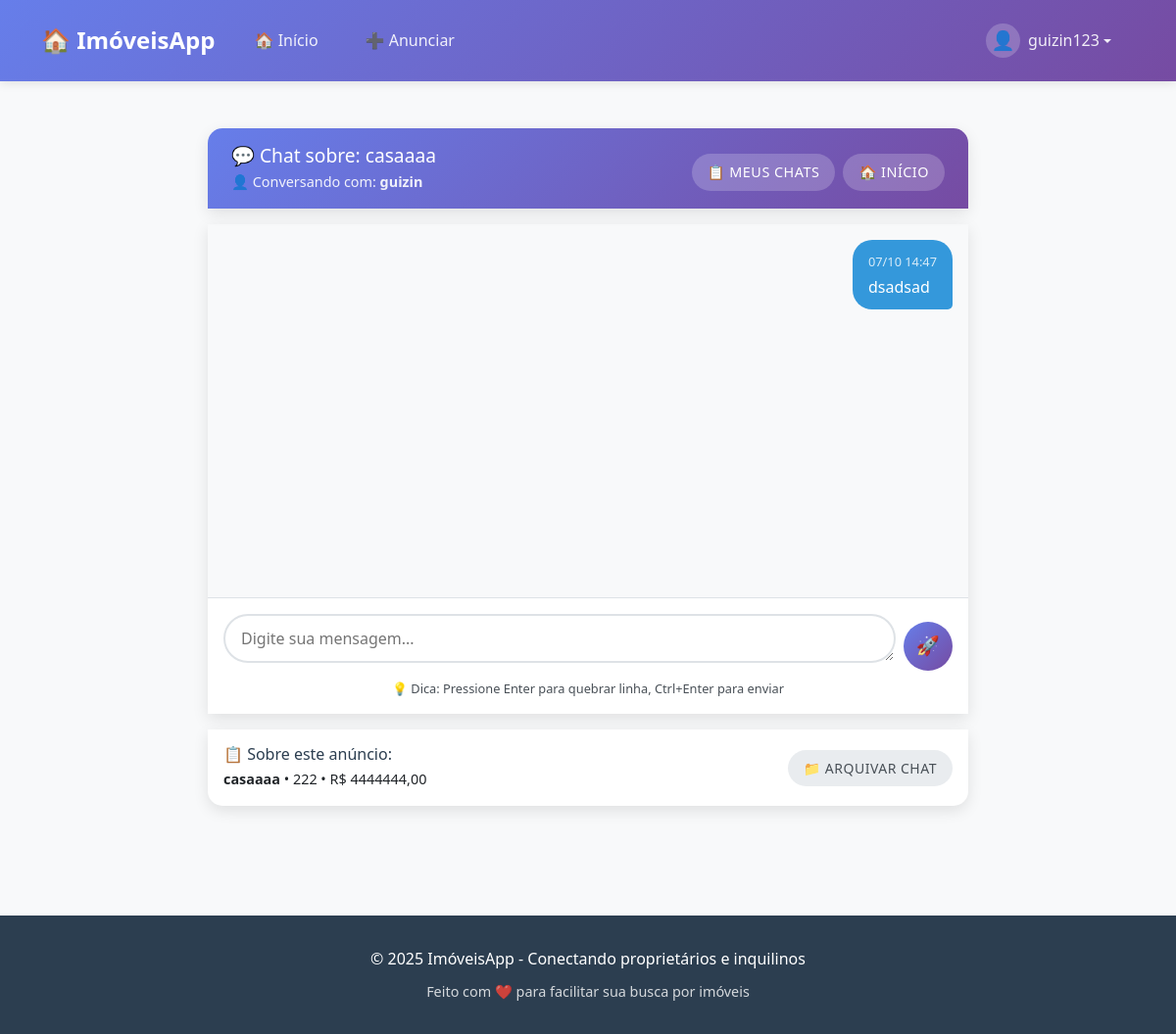
Page /chat/room/2/ (signed in) on the committed database.
### ads/models.py (models this page shows, shortened)
class WantedAd(models.Model):
       title = models.CharField(max_length=200, verbose_name="Título do Anúncio")
       description = models.TextField(verbose_name="Descrição")
       reward = models.DecimalField(max_digits=10, decimal_places=2, verbose_name="Recompensa", blank=True, null=True)
       category = models.CharField(max_length=100, verbose_name="Categoria", blank=True, null=True)
       location = models.CharField(max_length=200, verbose_name="Localização", blank=True, null=True)
       price = models.DecimalField(max_digits=10, decimal_places=2, verbose_name="Preço", blank=True, null=True)
       created_by = models.ForeignKey(User, on_delete=models.CASCADE, verbose_name="Criado por")
       created_at = models.DateTimeField(auto_now_add=True, verbose_name="Data de Criação")
       updated_at = models.DateTimeField(auto_now=True, verbose_name="Data de Atualização")
       is_active = models.BooleanField(default=True, verbose_name="Ativo")
       class Meta:
           verbose_name = "Anúncio de Procurado"
           verbose_name_plural = "Anúncios de Procurados"

class ChatMessage(models.Model):
    chat_room = models.ForeignKey(ChatRoom, on_delete=models.CASCADE, related_name='messages', verbose_name="Sala de Chat")
    sender = models.ForeignKey(User, on_delete=models.CASCADE, verbose_name="Remetente")
    message = models.TextField(verbose_name="Mensagem")
    created_at = models.DateTimeField(auto_now_add=True, verbose_name="Enviado em")
    is_read = models.BooleanField(default=False, verbose_name="Lida")
    class Meta:
        ordering = ['created_at']
        verbose_name = "Mensagem"
        verbose_name_plural = "Mensagens"

### ads/views.py (the view, shortened to what this page needs)
# urls.py: path('chat/room/<int:room_id>/', views.chat_room, name='chat_room'),
@login_required
def chat_room(request, room_id):
    chat_room = get_object_or_404(ChatRoom, id=room_id)
    if request.user not in [chat_room.participant_1, chat_room.participant_2]:
        messages.error(request, '🚫 Você não tem permissão para acessar este chat.')
        return redirect('index')
    ChatMessage.objects.filter(
        chat_room=chat_room,
        is_read=False
    ).exclude(sender=request.user).update(is_read=True)
    chat_messages = chat_room.messages.all().order_by('-created_at')[:50]
    chat_messages = reversed(chat_messages)  # Inverte para mostrar mais antigas primeiro
    other_participant = chat_room.get_other_participant(request.user)
    context = {
        'chat_room': chat_room,
        'chat_messages': chat_messages,
        'other_participant': other_participant,
        'ad': chat_room.ad,
    }
    return render(request, 'chat/chat_room.html', context)

### ads/models.py (called while the page is built)
    def get_other_participant(self, user):
        if user == self.participant_1:
            return self.participant_2
        return self.participant_1

### templates/chat/chat_room.html (shortened to what this page needs)
{% extends 'base.html' %}
{% block content %}
<div class="container" style="max-width: 800px; margin: 1rem auto;">
    <div class="card" style="margin-bottom: 1rem; position: sticky; top: 0; z-index: 10; border-radius: 15px 15px 0 0;">
        <div class="card-header" style="background: var(--gradiente); color: white; padding: 1rem 1.5rem;">
            <div style="display: flex; justify-content: space-between; align-items: center; flex-wrap: wrap;">
                <div style="flex: 1;">
                    <h4 style="margin: 0; font-size: 1.2rem;">
                        💬 Chat sobre: {{ ad.title }}
                    </h4>
                    <div style="font-size: 0.9rem; opacity: 0.9; margin-top: 0.25rem;">
                        👤 Conversando com: <strong>{{ other_participant.get_full_name|default:other_participant.username }}</strong>
                    </div>
                </div>
                <div style="display: flex; gap: 0.5rem; margin-top: 0.5rem;">
                    <a href="{% url 'my_chats' %}" class="btn" style="background: rgba(255,255,255,0.2); color: white; padding: 0.5rem 1rem; border-radius: 20px; text-decoration: none; font-size: 0.9rem;">
                        📋 Meus Chats
                    </a>
                    <a href="{% url 'index' %}" class="btn" style="background: rgba(255,255,255,0.2); color: white; padding: 0.5rem 1rem; border-radius: 20px; text-decoration: none; font-size: 0.9rem;">
                        🏠 Início
                    </a>
                </div>
            </div>
        </div>
    </div>
    <div class="card" style="margin-bottom: 1rem; min-height: 400px; border-radius: 0;">
        <div class="card-body" style="padding: 0; display: flex; flex-direction: column; height: 500px;">
            <div id="messages-container" style="flex: 1; overflow-y: auto; padding: 1rem; background: var(--cor-primaria);">
                {% if chat_messages %}
                    {% for message in chat_messages %}
                    <div class="message-bubble" style="margin-bottom: 1rem; display: flex; {% if message.sender == request.user %}justify-content: flex-end;{% else %}justify-content: flex-start;{% endif %}">
                        <div style="max-width: 70%; {% if message.sender == request.user %}background: var(--cor-link); color: white; border-radius: 20px 20px 5px 20px;{% else %}background: white; color: var(--cor-texto); border-radius: 20px 20px 20px 5px; box-shadow: 0 2px 5px var(--sombra);{% endif %} padding: 0.75rem 1rem;">
                            <div style="font-size: 0.8rem; opacity: 0.8; margin-bottom: 0.25rem; {% if message.sender == request.user %}text-align: right;{% endif %}">
                                {{ message.created_at|date:"d/m H:i" }}
                            </div>
                            <div style="line-height: 1.4;">
                                {{ message.message|linebreaksbr }}
                            </div>
                        </div>
                    </div>
                    {% endfor %}
                {% endif %}
            </div>
            <div style="border-top: 1px solid var(--cor-borda); padding: 1rem; background: white;">
                <form method="post" style="display: flex; gap: 0.5rem; align-items: flex-end;">
                    <div style="flex: 1;">
                        <textarea name="message"
                                placeholder="Digite sua mensagem..."
                                required
                                style="width: 100%; border: 2px solid var(--cor-borda); border-radius: 25px; padding: 0.75rem 1rem; resize: vertical; min-height: 50px; max-height: 120px; font-family: inherit; font-size: 1rem; line-height: 1.4;"
                                rows="1"
                                id="message-input"></textarea>
                    </div>
                    <button type="submit" class="btn btn-primary" style="border-radius: 50%; width: 50px; height: 50px; display: flex; align-items: center; justify-content: center; font-size: 1.2rem; flex-shrink: 0;">
                        🚀
                    </button>
                </form>
                <div style="margin-top: 0.5rem; font-size: 0.8rem; color: var(--cor-texto); text-align: center;">
                    💡 Dica: Pressione Enter para quebrar linha, Ctrl+Enter para enviar
                </div>
            </div>
        </div>
    </div>
    <div class="card" style="border-radius: 0 0 15px 15px;">
        <div class="card-body" style="padding: 1rem;">
            <div style="display: flex; justify-content: space-between; align-items: center; flex-wrap: wrap; gap: 1rem;">
                <div style="flex: 1;">
                    <h6 style="margin: 0; color: var(--cor-destaque);">📋 Sobre este anúncio:</h6>
                    <p style="margin: 0.25rem 0 0 0; font-size: 0.9rem;">
                        <strong>{{ ad.title }}</strong> • {{ ad.location }} • R$ {{ ad.price }}
                    </p>
                </div>
                <div style="display: flex; gap: 0.5rem;">
                    <a href="{% url 'archive_chat' chat_room.id %}" class="btn btn-secondary btn-sm">
                        📁 Arquivar Chat
                    </a>
                </div>
            </div>
        </div>
    </div>
</div>
{% endblock %}

### templates/base.html (shortened to what this page needs)
<!DOCTYPE html>
<html lang="pt-br">
<head>
    <link href="https://cdnjs.cloudflare.com/ajax/libs/bootstrap/5.3.0/css/bootstrap.min.css" rel="stylesheet">
</head>
<body>
    <nav class="navbar navbar-expand-lg navbar-custom">
        <div class="container">
            <a class="navbar-brand" href="{% url 'index' %}">
                🏠 ImóveisApp
            </a>
            <div class="collapse navbar-collapse" id="navbarNav">
                <ul class="navbar-nav me-auto">
                    <li class="nav-item">
                        <a class="nav-link" href="{% url 'index' %}">
                            🏠 Início
                        </a>
                    </li>
                    {% if user.is_authenticated %}
                    <li class="nav-item">
                        <a class="nav-link" href="{% url 'create_ad' %}">
                            ➕ Anunciar
                        </a>
                    </li>
                    {% endif %}
                </ul>
                <ul class="navbar-nav">
                    {% if user.is_authenticated %}
                        <li class="nav-item dropdown">
                            <a class="nav-link dropdown-toggle" href="#" id="userDropdown" role="button" data-bs-toggle="dropdown" style="display: flex; align-items: center;">
                                <div class="user-avatar">
                                    👤
                                </div>
                                {{ user.first_name|default:user.username }}
                            </a>
                        </li>
                    {% endif %}
                </ul>
            </div>
        </div>
    </nav>
    <div class="main-container">
        <div class="container fade-in">
            {% block content %}
            {% endblock %}
        </div>
    </div>
    <footer class="footer">
        <div class="container">
            <p style="margin: 0;">
                © 2025 ImóveisApp - Conectando proprietários e inquilinos
            </p>
            <p style="margin: 0.5rem 0 0 0; font-size: 0.9rem; opacity: 0.8;">
                Feito com ❤️ para facilitar sua busca por imóveis
            </p>
        </div>
    </footer>
</body>
</html>

### templates/base.html (style rules this page uses)
:root { --cor-primaria: #f8f9fa; --cor-secundaria: #e9ecef; --cor-destaque: #2c3e50; --cor-texto: #495057; --cor-link: #3498db; --cor-hover: #2980b9; --cor-borda: #dee2e6; --cor-sucesso: #27ae60; --cor-erro: #e74c3c; --cor-alerta: #f39c12; --sombra: rgba(0, 0, 0, 0.1); --gradiente: linear-gradient(135deg, #667eea 0%, #764ba2 100%); }
* { box-sizing: border-box; }
body { font-family: 'Segoe UI', Tahoma, Geneva, Verdana, sans-serif; line-height: 1.6; margin: 0; padding: 0; background-color: var(--cor-primaria); color: var(--cor-texto); }
.navbar-custom { background: var(--gradiente); box-shadow: 0 2px 10px var(--sombra); padding: 1rem 0; }
.navbar-custom .navbar-brand { color: white !important; font-size: 1.5rem; font-weight: bold; }
.navbar-custom .navbar-nav .nav-link { color: rgba(255, 255, 255, 0.9) !important; margin: 0 0.5rem; padding: 0.5rem 1rem !important; border-radius: 25px; transition: all 0.3s ease; }
.main-container { min-height: calc(100vh - 200px); padding: 2rem 0; }
.card { border: none; border-radius: 15px; box-shadow: 0 5px 15px var(--sombra); margin-bottom: 2rem; background: white; transition: transform 0.3s ease, box-shadow 0.3s ease; }
.card-header { background: var(--cor-destaque); color: white; border-radius: 15px 15px 0 0 !important; padding: 1rem 1.5rem; border: none; }
.card-body { padding: 1.5rem; }
.btn { border-radius: 25px; padding: 0.75rem 1.5rem; font-weight: 500; text-transform: uppercase; letter-spacing: 0.5px; transition: all 0.3s ease; border: none; cursor: pointer; text-decoration: none; display: inline-block; text-align: center; }
.btn-primary { background: var(--gradiente); color: white; }
.btn-secondary { background: var(--cor-secundaria); color: var(--cor-texto); }
.btn-sm { padding: 0.5rem 1rem; font-size: 0.875rem; }
.footer { background: var(--cor-destaque); color: white; text-align: center; padding: 2rem 0; margin-top: 3rem; }
.fade-in { animation: fadeIn 0.6s ease-out; }
.user-avatar { width: 35px; height: 35px; background: rgba(255, 255, 255, 0.2); border-radius: 50%; display: flex; align-items: center; justify-content: center; font-size: 1.2rem; margin-right: 0.5rem; }

### rows in the picture
WantedAd: title "casaaaa", location "222", price "4444444,00"
ChatMessage: created_at "07/10 14:47", message "dsadsad"

### other values in the picture
{{ user.first_name|default:user.username }} "guizin123"
{{ other_participant.get_full_name|default:other_participant.username }} "guizin"
